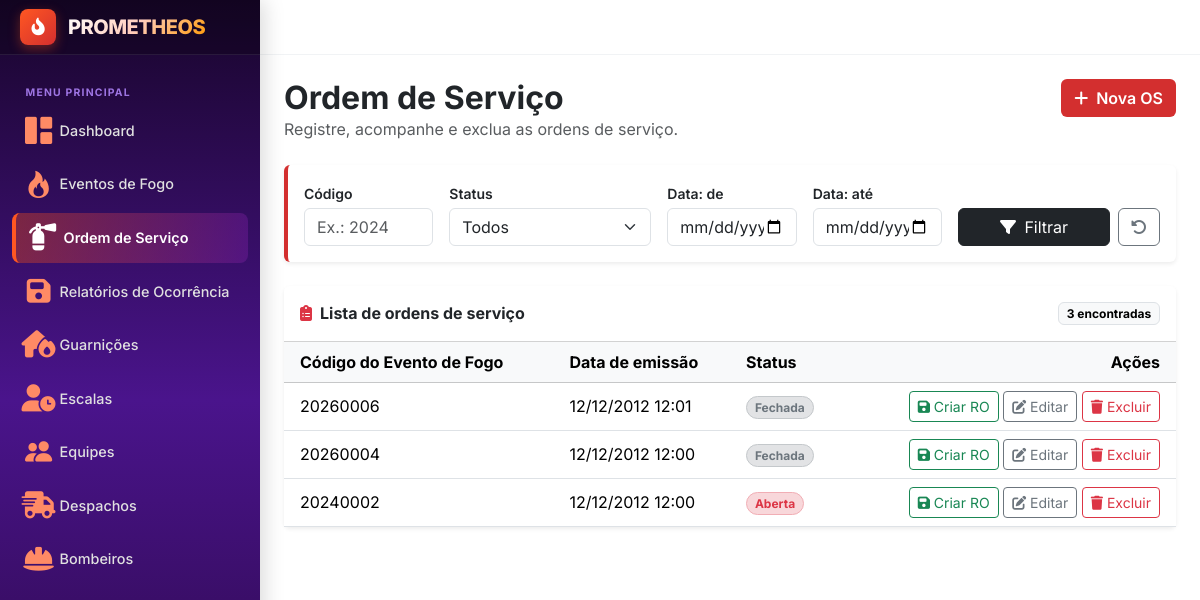
Page /ordemServico/ on the earlier database version.
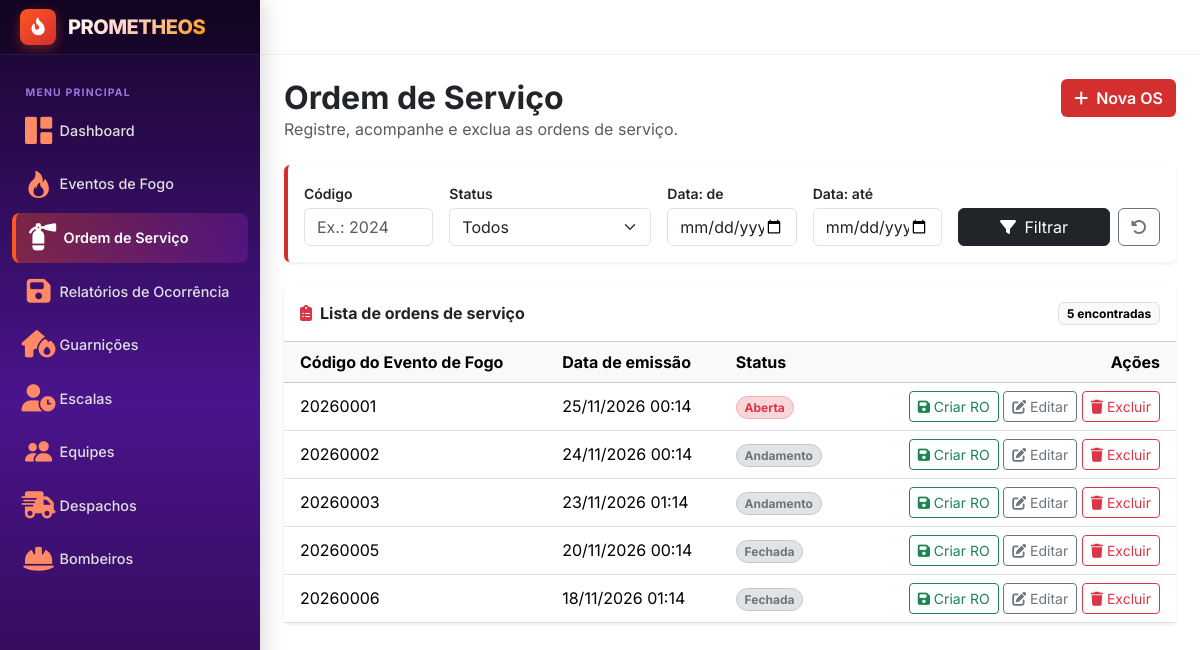
Same page on the later database version.
### evento_fogo/models.py (models this page shows, shortened)
class OrdemServico(models.Model):
    id = models.IntegerField(primary_key=True)
    id_evento_fogo = models.OneToOneField(EventoFogo, on_delete=models.CASCADE)
    data_emissao = models.DateTimeField()
    estatus = models.CharField(choices=Estatus, default=Estatus.ABERTA)
    @property
    def codigoFogo(self):
           if self.id_evento_fogo:
                  return self.id_evento_fogo.codigo
           return None

class EventoFogo(models.Model):
    codigo = models.IntegerField()
    id = models.IntegerField(primary_key=True)
    data_registro = models.DateTimeField()
    longitude = models.IntegerField()
    latitude = models.IntegerField()
    class estatus(models.TextChoices):
        ABERTO = "ABERTO"
        COMBATE = "COMBATE"
        ENCERRADO = "ENCERRADO"
    estatus = models.CharField(choices=estatus, default=estatus.ABERTO)
    descricao = models.CharField(max_length=200)

### evento_fogo/views.py (the view)
# urls.py: path('ordemServico/', fogoViews.ordemServico, name='ordemServico'),
def ordemServico(request):
    ordens = OrdemServico.objects.all().order_by("-data_emissao")
    filtros = {
        "codigo" : request.GET.get("codigo", ""),
        "estatus" : request.GET.get("estatus", ""),
        "data_inicio" : request.GET.get("data_inicio", ""),
        "data_fim" : request.GET.get("data_fim", "")
    }
    if filtros["codigo"]:
        ordens = ordens.filter(id_evento_fogo__codigo=filtros["codigo"])
    if filtros["estatus"]:
        ordens = ordens.filter(estatus=filtros["estatus"])
    if filtros["data_inicio"]:
        ordens = ordens.filter(data_registro__date__gte=filtros["data_inicio"])
    if filtros["data_fim"]:
        ordens = ordens.filter(data_registro__date__lte=filtros["data_fim"])
    contexto = {
            "ordens" : ordens,
            "filtros" : filtros,
            "estatus_opcoes" : OrdemServico._meta.get_field("estatus").choices
        }
    return render(request, 'evento_fogo/ordemServico.html', contexto)

### templates/evento_fogo/ordemServico.html (shortened to what the changed rows need)
{% extends "layout.html" %}
{% block content %}
<div class="d-flex flex-wrap align-items-start justify-content-between gap-3 mb-4">
    <div>
        <h1 class="h2 fw-bold mb-0">Ordem de Serviço</h1>
    </div>
</div>
<div class="card border-0 shadow-sm">
    <div class="card-header bg-white d-flex align-items-center justify-content-between py-3">
        <h2 class="h6 fw-bold mb-0">
            <i class="fa-solid fa-clipboard-list text-danger me-2"></i>Lista de ordens de serviço
        </h2>
        <span class="badge text-bg-light border">{{ ordens|length }} encontrada{{ ordens|length|pluralize }}</span>
    </div>
    <div class="table-responsive">
        <table class="table table-hover align-middle mb-0">
            <thead class="table-light">
                <tr>
                    <th scope="col" class="ps-3">Código do Evento de Fogo</th>
                    <th scope="col">Data de emissão</th>
                    <th scope="col">Status</th>
                    <th scope="col" class="text-end pe-3">Ações</th>
                </tr>
            </thead>
            <tbody>
                {% for ordem in ordens %}
                <tr>
                    <td class="ps-3">{{ ordem.codigoFogo }}</td>
                    <td>{{ ordem.data_emissao|date:"d/m/Y H:i" }}</td>
                    <td>
                        {% if ordem.estatus == "ABERTA" %}
                        <span class="badge bg-danger-subtle text-danger border border-danger-subtle rounded-pill">{{ ordem.get_estatus_display }}</span>
                        {% else %}
                        <span class="badge bg-secondary-subtle text-secondary border border-secondary-subtle rounded-pill">{{ ordem.get_estatus_display }}</span>
                        {% endif %}
                    </td>
                    <td class="text-end pe-3 text-nowrap">
                        <a href="{% url 'adicionaRelatorioOcorrencia' %}" class="btn btn-sm btn-outline-success"
                           title="Criar despacho" aria-label="Criar despacho para a OS {{ ordem.id }}">
                            <i class="fa-solid fa-floppy-disk"></i> Criar RO
                        </a>
                        <a href="{% url 'editaOrdemServico' ordem.pk %}" class="btn btn-sm btn-outline-secondary"
                           title="Editar" aria-label="Editar OS {{ ordem.id }}">
                            <i class="fa-solid fa-pen-to-square"></i> Editar
                        </a>
                        <a href="{% url 'excluirOrdemServico' ordem.pk %}" class="btn btn-sm btn-outline-danger"
                           onclick="return confirm('Excluir a ordem de serviço?');"
                           title="Excluir" aria-label="Excluir OS {{ ordem.id }}">
                            <i class="fa-solid fa-trash"></i> Excluir
                        </a>
                    </td>
                </tr>
                {% endfor %}
            </tbody>
        </table>
    </div>
</div>
{% endblock %}

Differences in the rows shown:
removed OrdemServico: codigoFogo "20260006", data_emissao "12/12/2012 12:01", estatus "Fechada"
removed OrdemServico: codigoFogo "20260004", data_emissao "12/12/2012 12:00", estatus "Fechada"
removed OrdemServico: codigoFogo "20240002", data_emissao "12/12/2012 12:00", estatus "Aberta"
added OrdemServico: codigoFogo "20260001", data_emissao "25/11/2026 00:14", estatus "Aberta"
added OrdemServico: codigoFogo "20260002", data_emissao "24/11/2026 00:14", estatus "Andamento"
added OrdemServico: codigoFogo "20260003", data_emissao "23/11/2026 01:14", estatus "Andamento"
added OrdemServico: codigoFogo "20260005", data_emissao "20/11/2026 00:14", estatus "Fechada"
added OrdemServico: codigoFogo "20260006", data_emissao "18/11/2026 01:14", estatus "Fechada"
Other differences:
{{ ordens|length }}: "3" → "5"
